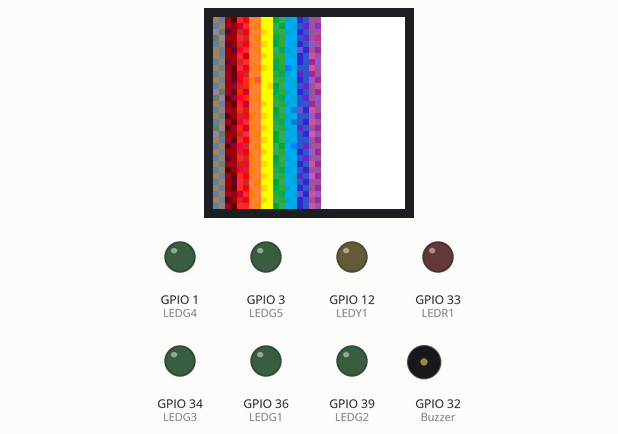
Simulated run of this sketch. Board: ESP32. Parts: 32×32 colour display, output pins drawn as LEDs (lit = HIGH), buzzer (waves = sounding, pin HIGH). What the sketch prints to the serial monitor is not drawn.

Above: at 0.6 s.
At 1.1 s:
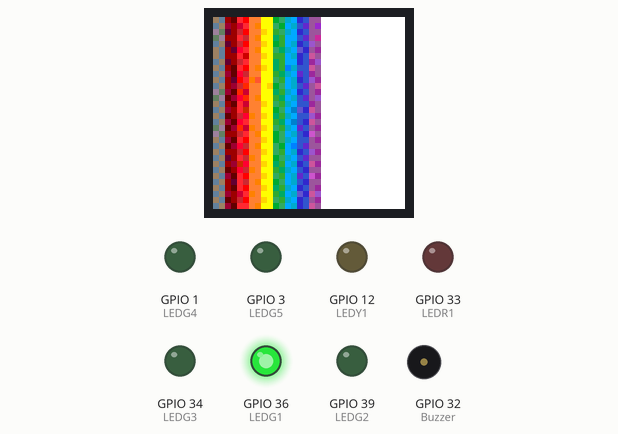
At 1.6 s:
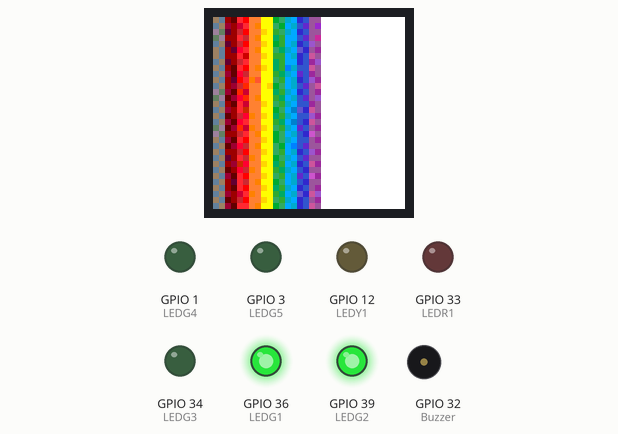
At 2.1 s:
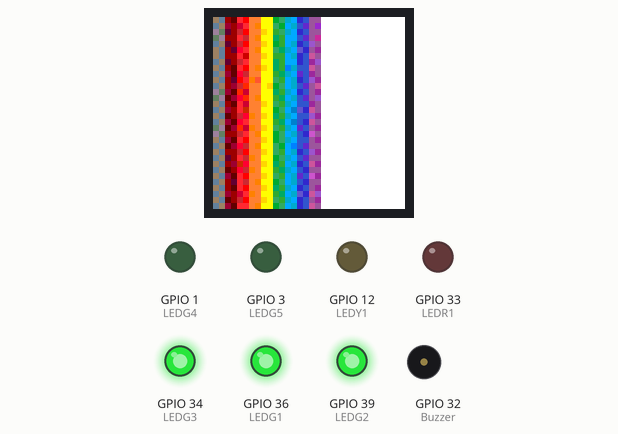
At 2.6 s:
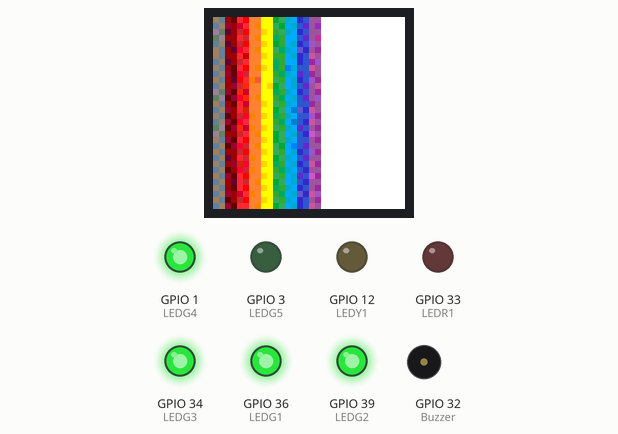
At 4.1 s:
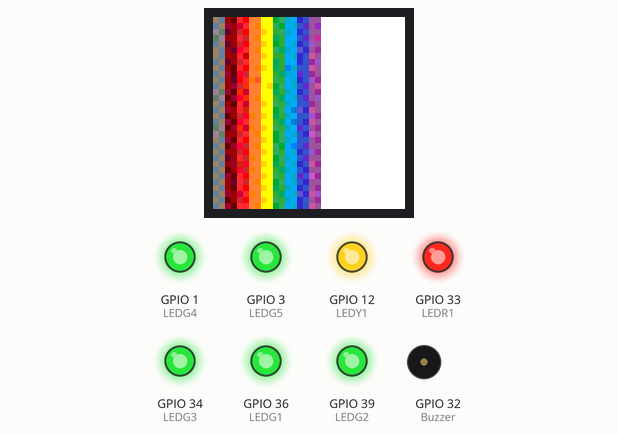
Timing chart, 0 to 40.0 s (numbered marks = the images above):
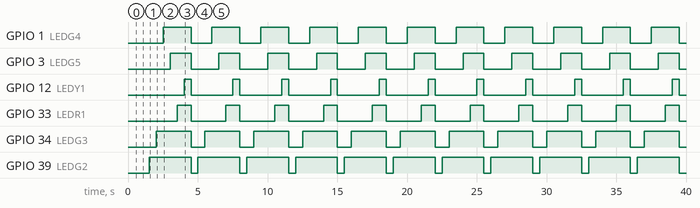

Measured:
- by itself, GPIO 1 (LEDG4): alternates HIGH for 2.0 s and LOW for 1.5 s
- by itself, GPIO 3 (LEDG5): alternates HIGH for 1.5 s and LOW for 2.0 s
- by itself, GPIO 12 (LEDY1): alternates HIGH for 0.50 s and LOW for 3.0 s
- by itself, GPIO 33 (LEDR1): alternates HIGH for 1.0 s and LOW for 2.5 s
- by itself, GPIO 34 (LEDG3): alternates HIGH for 2.5 s and LOW for 1.0 s
- by itself, GPIO 39 (LEDG2): alternates HIGH for 3.0 s and LOW for 0.50 s

The sketch:

BOM_32_ClipOnV0.1.ino
```cpp
#include <Ticker.h>
#include <PxMatrix.h>

Ticker display_ticker;

// Pins for LED MATRIX // works for ESP32 devkit
#define P_LAT 2
#define P_A 17
#define P_B 16
#define P_C 4
//#define P_D 5 // 5
#define P_OE 15

#define LEDG1 36
#define LEDG2 39
#define LEDG3 34
#define LEDG4 1
#define LEDG5 3

#define LEDR1 33
#define LEDY1 12

#define Buzzer 32

PxMATRIX display(32, 32, P_LAT, P_OE,P_A,P_B,P_C); // changed from default

uint16_t static image[] = {
0x9c0c,0x6413,0x9800,0x6000,0xf946,0xf800,0xfc06,0xfc06,0xffe0,0xffe0,0x0546,0x354c,0x0559,0x055f,0x3159,0x32b9,   // (16) pixels
0x9ab3,0x9ab3,0xffff,0xffff,0xffff,0xffff,0xffff,0xffff,0xffff,0xffff,0xffff,0xffff,0xffff,0xffff,0xffff,0xffff,   // (32) pixels
0x6413,0x9c0c,0x9806,0x9800,0xc806,0xf946,0xfc06,0xfc00,0xffe0,0xffe0,0x354c,0x0546,0x055f,0x0559,0x32b9,0x6159,   // (48) pixels
0x9ab3,0x9959,0xffff,0xffff,0xffff,0xffff,0xffff,0xffff,0xffff,0xffff,0xffff,0xffff,0xffff,0xffff,0xffff,0xffff,   // (64) pixels
0x9c13,0x640c,0x6006,0x9800,0xc946,0xf800,0xfc06,0xfc06,0xfea0,0xffe0,0x3546,0x354c,0x0559,0x055f,0x3159,0x32b9,   // (80) pixels
0x9ab3,0x9ab3,0xffff,0xffff,0xffff,0xffff,0xffff,0xffff,0xffff,0xffff,0xffff,0xffff,0xffff,0xffff,0xffff,0xffff,   // (96) pixels
0x640c,0x9c13,0x9800,0x9800,0xf946,0xc946,0xfc06,0xfc00,0xffe0,0xffe0,0x054c,0x3546,0x055f,0x055f,0x32b9,0x6159,   // (112) pixels
0x9ab3,0xc953,0xffff,0xffff,0xffff,0xffff,0xffff,0xffff,0xffff,0xffff,0xffff,0xffff,0xffff,0xffff,0xffff,0xffff,   // (128) pixels
0x6413,0x9c0c,0x6006,0x9800,0xc946,0xf800,0xfc06,0xfc06,0xfea0,0xffe0,0x0546,0x3546,0x055f,0x0559,0x3159,0x32b9,   // (144) pixels
0x9ab9,0x9ab3,0xffff,0xffff,0xffff,0xffff,0xffff,0xffff,0xffff,0xffff,0xffff,0xffff,0xffff,0xffff,0xffff,0xffff,   // (160) pixels
0x9c0c,0x6413,0x9800,0x6006,0xf806,0xf946,0xfc06,0xfc00,0xffe0,0xffe0,0x354c,0x054c,0x0559,0x055f,0x62b9,0x3159,   // (176) pixels
0x9ab3,0x9953,0xffff,0xffff,0xffff,0xffff,0xffff,0xffff,0xffff,0xffff,0xffff,0xffff,0xffff,0xffff,0xffff,0xffff,   // (192) pixels
0x9c0c,0x6413,0x9800,0x9800,0xf946,0xc800,0xfc06,0xfc06,0xfea0,0xffe0,0x3546,0x3546,0x055f,0x0559,0x3159,0x32b9,   // (208) pixels
0xcab3,0x9ab3,0xffff,0xffff,0xffff,0xffff,0xffff,0xffff,0xffff,0xffff,0xffff,0xffff,0xffff,0xffff,0xffff,0xffff,   // (224) pixels
0x6413,0x9c0c,0x6006,0x9800,0xc946,0xf946,0xfc06,0xfc06,0xffe0,0xffe0,0x054c,0x3546,0x055f,0x055f,0x3159,0x32b9,   // (240) pixels
0x9953,0x9ab9,0xffff,0xffff,0xffff,0xffff,0xffff,0xffff,0xffff,0xffff,0xffff,0xffff,0xffff,0xffff,0xffff,0xffff,   // (256) pixels
0x9c0c,0x6413,0x9800,0x6000,0xf946,0xf800,0xfc06,0xfc00,0xfea0,0xffe0,0x054c,0x3546,0x041f,0x0559,0x32b9,0x32b9,   // (272) pixels
0xcab3,0x9ab3,0xffff,0xffff,0xffff,0xffff,0xffff,0xffff,0xffff,0xffff,0xffff,0xffff,0xffff,0xffff,0xffff,0xffff,   // (288) pixels
0x6413,0x9c0c,0x9806,0x6000,0xf806,0xc946,0xfc06,0xfc06,0xffe0,0xffe0,0x3546,0x054c,0x0559,0x055f,0x6159,0x32b9,   // (304) pixels
0x9953,0x9ab3,0xffff,0xffff,0xffff,0xffff,0xffff,0xffff,0xffff,0xffff,0xffff,0xffff,0xffff,0xffff,0xffff,0xffff,   // (320) pixels
0x9c0c,0x6413,0x9800,0x6006,0xf800,0xf946,0xfc00,0xfaa6,0xffe0,0xffe0,0x354c,0x3546,0x055f,0x0559,0x3159,0x32b9,   // (336) pixels
0x9ab9,0x9953,0xffff,0xffff,0xffff,0xffff,0xffff,0xffff,0xffff,0xffff,0xffff,0xffff,0xffff,0xffff,0xffff,0xffff,   // (352) pixels
0x6413,0x9c0c,0x9800,0x9806,0xc946,0xf940,0xfc06,0xfc06,0xffe0,0xfea0,0x0546,0x354c,0x055f,0x0559,0x32b9,0x6159,   // (368) pixels
0x9ab3,0xcab3,0xffff,0xffff,0xffff,0xffff,0xffff,0xffff,0xffff,0xffff,0xffff,0xffff,0xffff,0xffff,0xffff,0xffff,   // (384) pixels
0x9c13,0x640c,0x9806,0x6000,0xf940,0xc806,0xfc06,0xfc06,0xffe0,0xffe0,0x054c,0x3546,0x0559,0x055f,0x3159,0x32b9,   // (400) pixels
0x9ab3,0x9953,0xffff,0xffff,0xffff,0xffff,0xffff,0xffff,0xffff,0xffff,0xffff,0xffff,0xffff,0xffff,0xffff,0xffff,   // (416) pixels
0x640c,0x9c13,0x6000,0x9806,0xf806,0xf940,0xfc06,0xfc00,0xffe0,0xffe0,0x3546,0x054c,0x055f,0x0559,0x32b9,0x6159,   // (432) pixels
0x9ab3,0x9ab9,0xffff,0xffff,0xffff,0xffff,0xffff,0xffff,0xffff,0xffff,0xffff,0xffff,0xffff,0xffff,0xffff,0xffff,   // (448) pixels
0x9c0c,0x6413,0x9800,0x6000,0xf946,0xc806,0xfc06,0xfc06,0xfea0,0xffe0,0x354c,0x3546,0x0559,0x055f,0x32b9,0x32b9,   // (464) pixels
0x9953,0x9ab3,0xffff,0xffff,0xffff,0xffff,0xffff,0xffff,0xffff,0xffff,0xffff,0xffff,0xffff,0xffff,0xffff,0xffff,   // (480) pixels
0x6413,0x9c0c,0x9806,0x9800,0xf946,0xc940,0xfc06,0xfc06,0xffe0,0xffe0,0x0546,0x354c,0x055f,0x0419,0x62b9,0x3159,   // (496) pixels
0xcab3,0x9ab3,0xffff,0xffff,0xffff,0xffff,0xffff,0xffff,0xffff,0xffff,0xffff,0xffff,0xffff,0xffff,0xffff,0xffff,   // (512) pixels
0x9c0c,0x6413,0x6000,0x9800,0xc946,0xf806,0xfc00,0xfc06,0xfea0,0xffe0,0x054c,0x3546,0x0559,0x055f,0x32b9,0x32b9,   // (528) pixels
0x9ab9,0x9953,0xffff,0xffff,0xffff,0xffff,0xffff,0xffff,0xffff,0xffff,0xffff,0xffff,0xffff,0xffff,0xffff,0xffff,   // (544) pixels
0x6413,0x9c0c,0x9806,0x6000,0xf806,0xf946,0xfc06,0xfc06,0xffe0,0xffe0,0x3546,0x054c,0x055f,0x0419,0x32b9,0x3159,   // (560) pixels
0xcab3,0x9ab3,0xffff,0xffff,0xffff,0xffff,0xffff,0xffff,0xffff,0xffff,0xffff,0xffff,0xffff,0xffff,0xffff,0xffff,   // (576) pixels
0x640c,0x9c13,0x6000,0x9806,0xf940,0xc806,0xfc00,0xfc06,0xfea0,0xffe0,0x354c,0x3546,0x0559,0x055f,0x6159,0x32b9,   // (592) pixels
0x9ab3,0x9953,0xffff,0xffff,0xffff,0xffff,0xffff,0xffff,0xffff,0xffff,0xffff,0xffff,0xffff,0xffff,0xffff,0xffff,   // (608) pixels
0x9c13,0x640c,0x9800,0x9800,0xc946,0xf946,0xfc06,0xfc00,0xffe0,0xffe0,0x0546,0x354c,0x055f,0x0559,0x32b9,0x3159,   // (624) pixels
0xcab9,0x9ab3,0xffff,0xffff,0xffff,0xffff,0xffff,0xffff,0xffff,0xffff,0xffff,0xffff,0xffff,0xffff,0xffff,0xffff,   // (640) pixels
0x9c0c,0x6413,0x9806,0x6000,0xf946,0xf800,0xfc06,0xfc06,0xfea0,0xffe0,0x0546,0x354c,0x0559,0x055f,0x32b9,0x32b9,   // (656) pixels
0x9ab3,0x9953,0xffff,0xffff,0xffff,0xffff,0xffff,0xffff,0xffff,0xffff,0xffff,0xffff,0xffff,0xffff,0xffff,0xffff,   // (672) pixels
0x6413,0x9c0c,0x6000,0x9806,0xf806,0xc946,0xfc06,0xfc00,0xffe0,0xffe0,0x354c,0x0546,0x055f,0x041f,0x32b9,0x6159,   // (688) pixels
0x9ab3,0x9ab3,0xffff,0xffff,0xffff,0xffff,0xffff,0xffff,0xffff,0xffff,0xffff,0xffff,0xffff,0xffff,0xffff,0xffff,   // (704) pixels
0x9c0c,0x6413,0x9800,0x9800,0xc946,0xf800,0xfc06,0xfc06,0xfea0,0xffe0,0x354c,0x3546,0x055f,0x0559,0x3159,0x32b9,   // (720) pixels
0x9ab9,0x9953,0xffff,0xffff,0xffff,0xffff,0xffff,0xffff,0xffff,0xffff,0xffff,0xffff,0xffff,0xffff,0xffff,0xffff,   // (736) pixels
0x6413,0x9c0c,0x6006,0x9800,0xf946,0xc946,0xfc00,0xfc06,0xffe0,0xffe0,0x0546,0x354c,0x0559,0x055f,0x32b9,0x6159,   // (752) pixels
0x9ab3,0x9ab3,0xffff,0xffff,0xffff,0xffff,0xffff,0xffff,0xffff,0xffff,0xffff,0xffff,0xffff,0xffff,0xffff,0xffff,   // (768) pixels
0x9c0c,0x6413,0x9800,0x9806,0xc940,0xf806,0xfc06,0xfc06,0xfea0,0xffe0,0x054c,0x3546,0x055f,0x0559,0x3159,0x32b9,   // (784) pixels
0xcab3,0x9953,0xffff,0xffff,0xffff,0xffff,0xffff,0xffff,0xffff,0xffff,0xffff,0xffff,0xffff,0xffff,0xffff,0xffff,   // (800) pixels
0x6413,0x9c0c,0x6000,0x9800,0xf806,0xc946,0xfc00,0xfc06,0xffe0,0xffe0,0x3546,0x054c,0x0559,0x055f,0x32b9,0x3159,   // (816) pixels
0x9ab3,0x9ab3,0xffff,0xffff,0xffff,0xffff,0xffff,0xffff,0xffff,0xffff,0xffff,0xffff,0xffff,0xffff,0xffff,0xffff,   // (832) pixels
0x9c0c,0x6413,0x9806,0x6000,0xf946,0xf800,0xfc06,0xfc06,0xfea0,0xffe0,0x354c,0x3546,0x055f,0x0559,0x6159,0x32b9,   // (848) pixels
0xcab9,0x9953,0xffff,0xffff,0xffff,0xffff,0xffff,0xffff,0xffff,0xffff,0xffff,0xffff,0xffff,0xffff,0xffff,0xffff,   // (864) pixels
0x6413,0x9c0c,0x9800,0x6006,0xf946,0xc946,0xfc06,0xfc00,0xffe0,0xffe0,0x0546,0x354c,0x055f,0x0559,0x32b9,0x3159,   // (880) pixels
0x9ab3,0x9ab3,0xffff,0xffff,0xffff,0xffff,0xffff,0xffff,0xffff,0xffff,0xffff,0xffff,0xffff,0xffff,0xffff,0xffff,   // (896) pixels
0x9c0c,0x6413,0x9800,0x6000,0xf946,0xf800,0xfc06,0xfc06,0xfea0,0xffe0,0x054c,0x3546,0x0559,0x055f,0x3159,0x32b9,   // (912) pixels
0x9ab3,0x9953,0xffff,0xffff,0xffff,0xffff,0xffff,0xffff,0xffff,0xffff,0xffff,0xffff,0xffff,0xffff,0xffff,0xffff,   // (928) pixels
0x6413,0x9c0c,0x9806,0x9800,0xc806,0xf946,0xfc00,0xfc06,0xffe0,0xffe0,0x3546,0x054c,0x055f,0x0559,0x62b9,0x3159,   // (944) pixels
0xcab3,0x9ab9,0xffff,0xffff,0xffff,0xffff,0xffff,0xffff,0xffff,0xffff,0xffff,0xffff,0xffff,0xffff,0xffff,0xffff,   // (960) pixels
0x9c0c,0x6413,0x6000,0x9800,0xc946,0xf800,0xfc06,0xfc06,0xfea0,0xffe0,0x354c,0x3546,0x0559,0x055f,0x3159,0x32b9,   // (976) pixels
0x9ab3,0x9953,0xffff,0xffff,0xffff,0xffff,0xffff,0xffff,0xffff,0xffff,0xffff,0xffff,0xffff,0xffff,0xffff,0xffff,   // (992) pixels
0x6413,0x9c0c,0x9806,0x6000,0xf946,0xf946,0xfc06,0xfc00,0xffe0,0xffe0,0x0546,0x354c,0x055f,0x0559,0x3159,0x32b9,   // (1008) pixels
0xcab3,0x9ab3,0xffff,0xffff,0xffff,0xffff,0xffff,0xffff,0xffff,0xffff,0xffff,0xffff,0xffff,0xffff,0xffff,0xffff   // (1024) pixels
};


// ISR for display refresh
void display_updater()
{
  display.display(10);
}

void setup() {
  Serial.begin(115200);
  for (int i = 0; i < 1024; i++) {Serial.println(image[i], HEX);}
  display.begin(8, 14, 13, 5, 23); //(row_pattern, CLK, MOSI, MISO, SS)
  display.clearDisplay();
  display_ticker.attach(0.002, display_updater);
  yield();
  display.clearDisplay();
  drawImage(0, 0);
  delay(500);

  pinMode(LEDG1, OUTPUT);
  pinMode(LEDG2, OUTPUT);
  pinMode(LEDG3, OUTPUT);
  pinMode(LEDG4, OUTPUT);
  pinMode(LEDG5, OUTPUT);

  pinMode(LEDR1, OUTPUT);
  pinMode(LEDY1, OUTPUT);

  pinMode(Buzzer, OUTPUT);

}

void drawImage(int x, int y)
{
  int imageHeight = 32;
  int imageWidth = 32;
  int counter = 0;
  for (int yy = 0; yy < imageHeight; yy++)
  {
    for (int xx = 0; xx < imageWidth; xx++)
    {
      display.drawPixel(xx + x , yy + y, image[counter]);
      counter++;
    }
  }
}

void drawFrame(uint16_t *frame) {
  display.clearDisplay();
  int imageHeight = 32;
  int imageWidth = 64;
  int counter = 0;
  for (int yy = 0; yy < imageHeight; yy++) {
    for (int xx = 0; xx < imageWidth; xx++) {
      display.drawPixel(xx, yy, frame[counter]);
      counter++;
    }
  }
  delay(100);
}

void loop() {
  digitalWrite(LEDG1, HIGH);
  delay(500);
  digitalWrite(LEDG2, HIGH);
  delay(500);
  digitalWrite(LEDG3, HIGH);
  delay(500);
  digitalWrite(LEDG4, HIGH);
  delay(500);
  digitalWrite(LEDG5, HIGH);
  delay(500);
  digitalWrite(LEDR1, HIGH);
  delay(500);
  digitalWrite(LEDY1, HIGH);
  delay(500);
  //digitalWrite(Buzzer, HIGH);
  //delay(500);
  digitalWrite(LEDG1, LOW);
  digitalWrite(LEDG2, LOW);
  digitalWrite(LEDG3, LOW);
  digitalWrite(LEDG4, LOW);
  digitalWrite(LEDG5, LOW);
  digitalWrite(LEDR1, LOW);
  digitalWrite(LEDY1, LOW);
  digitalWrite(Buzzer, LOW);
}
```
